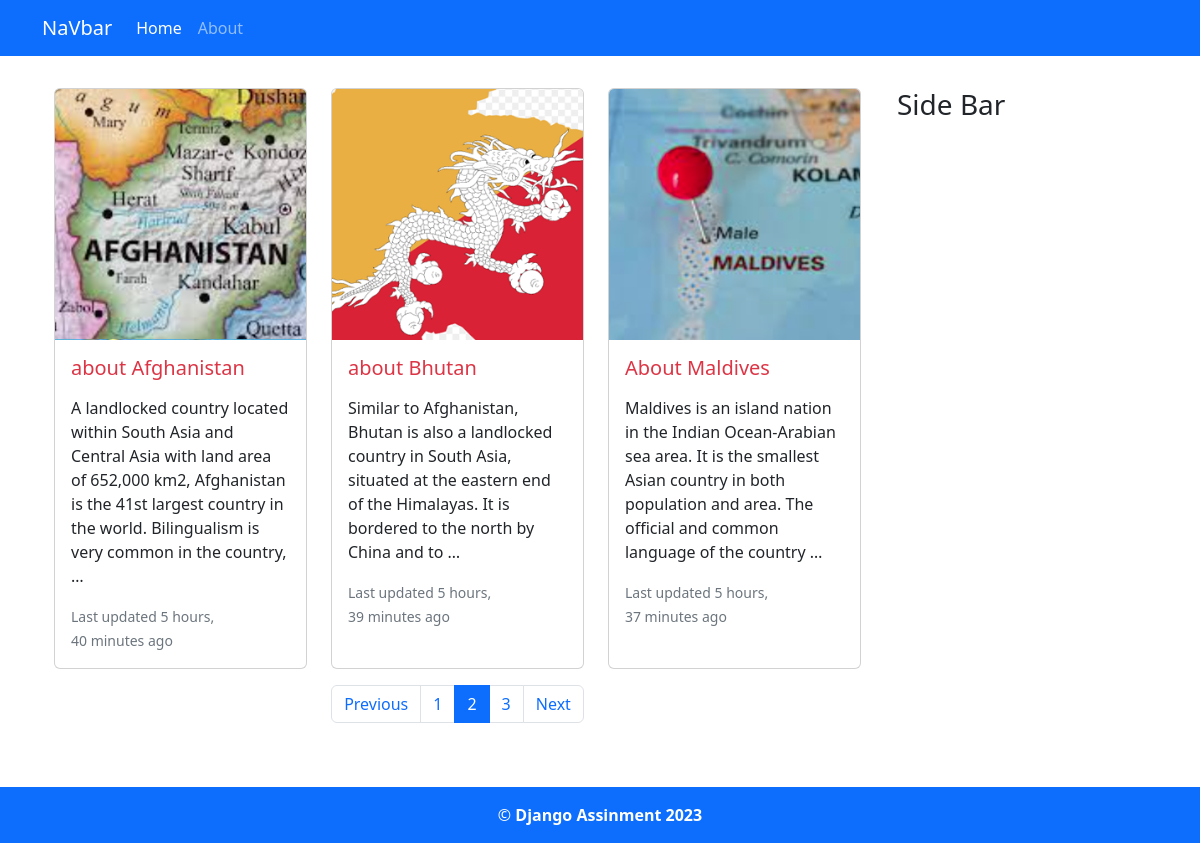
Screenshot of /?page=2 with the database file from the repository.
### blog/models.py (models this page shows, shortened)
class BlogPost(models.Model):
    STATUS = [
        ('draft', 'Draft'),
        ('published', 'Publish')
    ]
    title = models.CharField(max_length = 200)
    slug = models.SlugField(unique=True, blank=True,null=True)
    featured = models.ImageField(upload_to='blog/', blank=True, null=True)
    content = RichTextUploadingField()
    created = models.DateTimeField(auto_now_add=True)
    updated = models.DateTimeField(auto_now=True)
    category = models.ForeignKey(Category, on_delete=models.CASCADE)
    status = models.CharField(max_length=10, choices = STATUS, default='draft')
    meta_title = models.CharField(max_length=200, blank=True, null=True)
    meta_description = models.TextField(blank=True, null=True)
    class Meta:
        verbose_name_plural = "All Posts"

### blog/views.py (the view)
# urls.py: 2. Add a URL to urlpatterns:  path('', Home.as_view(), name='home')
def Home(request):
    queryset = BlogPost.objects.filter(status = 'published').order_by('-created')
    per_page =3
    paginator = Paginator(queryset, per_page)
    page_number = request.GET.get('page')
    posts = paginator.get_page(page_number)
    templates_name='home.html'
    contex = {'posts':posts}
    return render(request, templates_name,contex )

### templates/home.html (shortened to what this page needs)
{% extends 'base.html' %}
{% block content %}
<div class="container my-3">
    <div class="row py-3">
        <div class="col-md-9">
            <div class= "container">
                <div class="row row-cols-1 row-cols-md-3 g-4">
                    {% for post in posts%}
                <div class="card-group">
                    <div class="card">
                      <img src="{{post.featured.url}}" class="card-img-top" alt="...">
                      <div class="card-body">
                        <h5 class="card-title"><a href="{% url 'single_post' post.slug %}" class="text-decoration-none text-danger ">{{post.title}}</a></h5>
                        <p class="card-text">{{post.content|truncatewords:30|safe }}</p>
                        <p class="card-text"><small class="text-muted">Last updated {{post.updated|timesince }} ago</small></p>
                      </div>
                    </div>
                    </div>
                    {% endfor %}
                  </div>
                  <nav aria-label="Page navigation example" class="my-3">
                    <ul class="pagination justify-content-center">
                        {% if posts.has_previous %}
                      <li class="page-item">
                        <a class="page-link" href="?page={{posts.previous_page_number}}">Previous</a>
                      </li>
                      {% else %}
                      <li class="page-item disabled">
                        <a class="page-link">Previous</a>
                      </li>
                      {% endif %}
                      {% for i in posts.paginator.page_range %}
                      {% if posts.number == i %}
                      <li class="page-item active"><a class="page-link" href="?page={{i}}">{{i}}</a></li>
                      {% else %}
                      <li class="page-item "><a class="page-link" href="?page={{i}}">{{i}}</a></li>
                      {% endif %}
                      {% endfor%}
                      {% if posts.has_next %}
                      <li class="page-item">
                        <a class="page-link" href="?page={{posts.next_page_number}}">Next</a>
                      </li>
                      {% else %}
                      <li class="page-item disabled">
                        <a class="page-link">Next</a>
                      </li>
                      {% endif %}
                    </ul>
                  </nav>
                </div>
            </div>
        <div class="col-md-3"><h3>Side Bar</h3></div>
    </div>
</div>
{% endblock content %}

### rows the page displays
BlogPost: featured (picture), title "about Afghanistan", content "A landlocked country located within South Asia and Central Asia with land area of 652,000 km2, Afghanistan is the 41st largest country in the world. Bilingualism is very common in the country, …", updated "5 hours, 40 minutes"
BlogPost: featured (picture), title "about Bhutan", content "Similar to Afghanistan, Bhutan is also a landlocked country in South Asia, situated at the eastern end of the Himalayas. It is bordered to the north by China and to …", updated "5 hours, 39 minutes"
BlogPost: featured (picture), title "About Maldives", content "Maldives is an island nation in the Indian Ocean-Arabian sea area. It is the smallest Asian country in both population and area. The official and common language of the country …", updated "5 hours, 37 minutes"

### other values shown
{{ i }} "1" "3"
{{ i }} "2"
